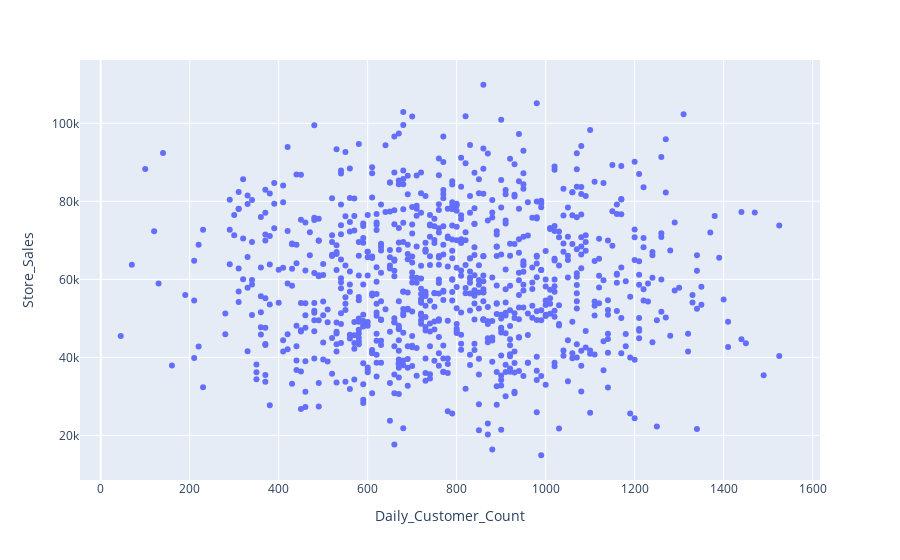

The notebook cell this image was saved under:
### Code cell
px.scatter(df, y="Store_Sales",x= "Daily_Customer_Count")

### Figure 1 — Plotly figure (JSON) as saved in the notebook; plotly's stock layout.template omitted (floating-point values rounded to 4 significant figures; data arrays with more than 128 entries replaced by an {"elided": "..."} marker saying what was removed)
{"data": [{"hovertemplate": "Daily_Customer_Count=%{x}<br>Store_Sales=%{y}<extra></extra>", "legendgroup": "", "marker": {"color": "#636efa", "symbol": "circle"}, "mode": "markers", "name": "", "orientation": "v", "showlegend": false, "type": "scatter", "x": {"elided": "896 int values"}, "xaxis": "x", "y": {"elided": "896 float values"}, "yaxis": "y"}], "layout": {"legend": {"tracegroupgap": 0}, "margin": {"t": 60}, "xaxis": {"anchor": "y", "domain": [0, 1], "title": {"text": "Daily_Customer_Count"}}, "yaxis": {"anchor": "x", "domain": [0, 1], "title": {"text": "Store_Sales"}}}}
